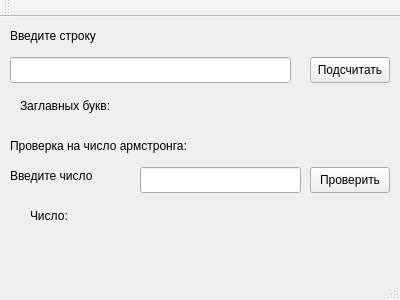
<?xml version="1.0" encoding="UTF-8"?>
<ui version="4.0">
 <class>MainWindow</class>
 <widget class="QMainWindow" name="MainWindow">
  <property name="geometry">
   <rect>
    <x>0</x>
    <y>0</y>
    <width>400</width>
    <height>300</height>
   </rect>
  </property>
  <property name="windowTitle">
   <string>MainWindow</string>
  </property>
  <widget class="QWidget" name="centralWidget">
   <widget class="QLabel" name="label">
    <property name="geometry">
     <rect>
      <x>10</x>
      <y>10</y>
      <width>101</width>
      <height>18</height>
     </rect>
    </property>
    <property name="text">
     <string>Введите строку</string>
    </property>
   </widget>
   <widget class="QLineEdit" name="inpString">
    <property name="geometry">
     <rect>
      <x>10</x>
      <y>40</y>
      <width>281</width>
      <height>26</height>
     </rect>
    </property>
   </widget>
   <widget class="QPushButton" name="pushButton">
    <property name="geometry">
     <rect>
      <x>310</x>
      <y>40</y>
      <width>80</width>
      <height>26</height>
     </rect>
    </property>
    <property name="text">
     <string>Подсчитать</string>
    </property>
   </widget>
   <widget class="QLabel" name="label_2">
    <property name="geometry">
     <rect>
      <x>20</x>
      <y>80</y>
      <width>111</width>
      <height>18</height>
     </rect>
    </property>
    <property name="text">
     <string>Заглавных букв:</string>
    </property>
   </widget>
   <widget class="QLabel" name="resUpperLetter">
    <property name="geometry">
     <rect>
      <x>160</x>
      <y>80</y>
      <width>58</width>
      <height>18</height>
     </rect>
    </property>
    <property name="text">
     <string/>
    </property>
   </widget>
   <widget class="QLabel" name="label_3">
    <property name="geometry">
     <rect>
      <x>30</x>
      <y>190</y>
      <width>58</width>
      <height>18</height>
     </rect>
    </property>
    <property name="text">
     <string>Число:</string>
    </property>
   </widget>
   <widget class="QLineEdit" name="inpNum">
    <property name="geometry">
     <rect>
      <x>140</x>
      <y>150</y>
      <width>161</width>
      <height>26</height>
     </rect>
    </property>
   </widget>
   <widget class="QLabel" name="label_4">
    <property name="geometry">
     <rect>
      <x>10</x>
      <y>150</y>
      <width>111</width>
      <height>18</height>
     </rect>
    </property>
    <property name="text">
     <string>Введите число</string>
    </property>
   </widget>
   <widget class="QLabel" name="isArmstrong">
    <property name="geometry">
     <rect>
      <x>90</x>
      <y>190</y>
      <width>301</width>
      <height>18</height>
     </rect>
    </property>
    <property name="text">
     <string/>
    </property>
   </widget>
   <widget class="QPushButton" name="pushButton_2">
    <property name="geometry">
     <rect>
      <x>310</x>
      <y>150</y>
      <width>80</width>
      <height>26</height>
     </rect>
    </property>
    <property name="text">
     <string>Проверить</string>
    </property>
   </widget>
   <widget class="QLabel" name="label_5">
    <property name="geometry">
     <rect>
      <x>10</x>
      <y>120</y>
      <width>221</width>
      <height>18</height>
     </rect>
    </property>
    <property name="text">
     <string>Проверка на число армстронга:</string>
    </property>
   </widget>
  </widget>
  <widget class="QMenuBar" name="menuBar">
   <property name="geometry">
    <rect>
     <x>0</x>
     <y>0</y>
     <width>400</width>
     <height>23</height>
    </rect>
   </property>
  </widget>
  <widget class="QToolBar" name="mainToolBar">
   <attribute name="toolBarArea">
    <enum>TopToolBarArea</enum>
   </attribute>
   <attribute name="toolBarBreak">
    <bool>false</bool>
   </attribute>
  </widget>
  <widget class="QStatusBar" name="statusBar"/>
 </widget>
 <layoutdefault spacing="6" margin="11"/>
 <resources/>
 <connections/>
</ui>
